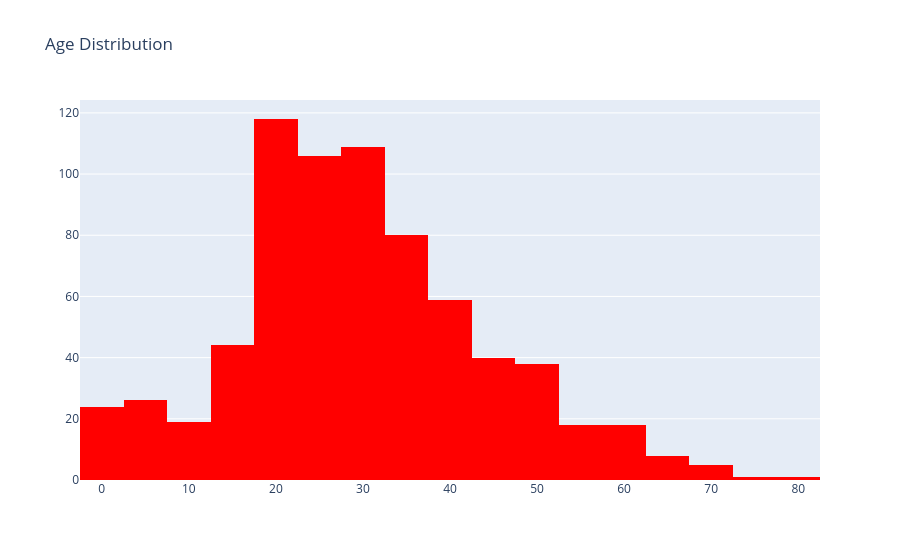

Here is the notebook cell this chart was saved with:
### Code cell
#lets visualize histogram
trace=go.Histogram(x=data['Age'],
                   nbinsx=20,
                   marker={'color':'red'})
#layout define for the graph
layout=go.Layout(title="Age Distribution")
#we combinethe trace
fig=go.Figure(data=trace,layout=layout)
fig

### Figure 1 — Plotly figure (JSON) as saved in the notebook; plotly's stock layout.template omitted (floating-point values rounded to 4 significant figures; data arrays with more than 128 entries replaced by an {"elided": "..."} marker saying what was removed)
{"data": [{"marker": {"color": "red"}, "nbinsx": 20, "type": "histogram", "x": {"elided": "891 float values"}}], "layout": {"title": {"text": "Age Distribution"}}}
